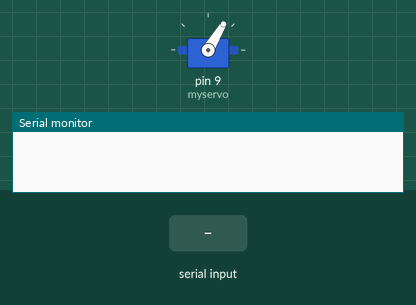
A sketch run on a simulated Arduino Uno, built with avr-gcc and run on an emulated ATmega328P. Parts: servo, the last lines printed to the serial monitor. The test bench sets the inputs (shaded band).

Above: at 6.2 s.
6.3 s: "0" received over Serial
At 6.8 s:
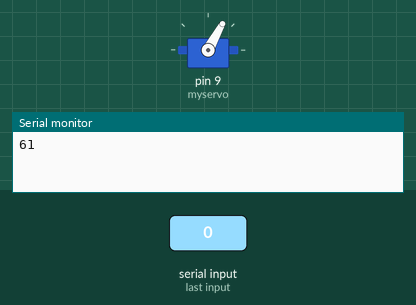
7.8 s: "1" received over Serial
At 9.1 s:
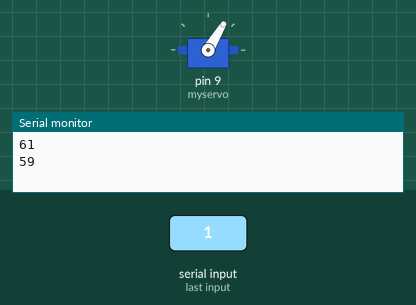
Timing chart, 0 to 10.8 s (numbered marks = the images above; inputs shaded):
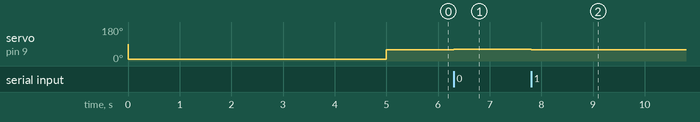

The sketch:

drone_motor_test.ino
```cpp
#include <Servo.h>
Servo myservo;
int value = 59;
int val = 0;

void setup() {
  // put your setup code here, to run once:
Serial.begin(9600);
  myservo.attach(9);
  delay(1);
  myservo.write(10);
  delay(5000);
}

void loop() {
  // put your main code here, to run repeatedly:
  while(Serial.available()>0)
  {
    if (Serial.read() == '0')
    {
      value +=2;
    }
    else
    {
      value-=2;
    }
    Serial.println(value);
  }
  myservo.write(value);

}
```

Measured:
- after the input at 6.3 s, servo on pin 9 (myservo): 59° → 61° at once
- after the input at 7.8 s, servo on pin 9 (myservo): 61° → 59° at once
